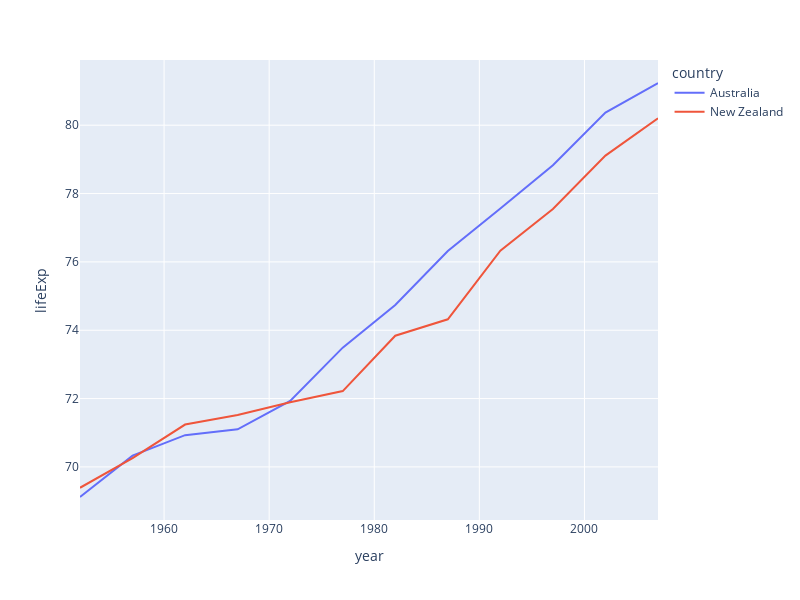

The cell this chart's notebook holds for it:
### Code cell
gapminder_Oceania = gapminder.loc[gapminder["continent"] == "Oceania"]
px.line(
    gapminder_Oceania,
    x="year",
    y="lifeExp",
    color="country",
    width=800,
    height=600,
).show()

### Figure 1 — Plotly figure (JSON) as saved in the notebook; plotly's stock layout.template omitted (floating-point values rounded to 4 significant figures)
{"data": [{"hovertemplate": "country=Australia<br>year=%{x}<br>lifeExp=%{y}<extra></extra>", "legendgroup": "Australia", "line": {"color": "#636efa", "dash": "solid"}, "marker": {"symbol": "circle"}, "mode": "lines", "name": "Australia", "orientation": "v", "showlegend": true, "type": "scatter", "x": [1952, 1957, 1962, 1967, 1972, 1977, 1982, 1987, 1992, 1997, 2002, 2007], "xaxis": "x", "y": [69.12, 70.33, 70.93, 71.1, 71.93, 73.49, 74.74, 76.32, 77.56, 78.83, 80.37, 81.23], "yaxis": "y"}, {"hovertemplate": "country=New Zealand<br>year=%{x}<br>lifeExp=%{y}<extra></extra>", "legendgroup": "New Zealand", "line": {"color": "#EF553B", "dash": "solid"}, "marker": {"symbol": "circle"}, "mode": "lines", "name": "New Zealand", "orientation": "v", "showlegend": true, "type": "scatter", "x": [1952, 1957, 1962, 1967, 1972, 1977, 1982, 1987, 1992, 1997, 2002, 2007], "xaxis": "x", "y": [69.39, 70.26, 71.24, 71.52, 71.89, 72.22, 73.84, 74.32, 76.33, 77.55, 79.11, 80.2], "yaxis": "y"}], "layout": {"height": 600, "legend": {"title": {"text": "country"}, "tracegroupgap": 0}, "margin": {"t": 60}, "width": 800, "xaxis": {"anchor": "y", "domain": [0, 1], "title": {"text": "year"}}, "yaxis": {"anchor": "x", "domain": [0, 1], "title": {"text": "lifeExp"}}}}
